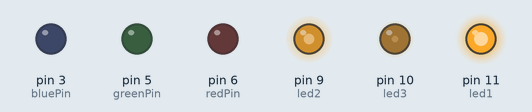
This sketch was run on a simulated Arduino Uno, built with avr-gcc and run on an emulated ATmega328P. Parts: output pins drawn as LEDs (lit = HIGH).

Above: at 0.1 s.
Timing chart, 0 to 1.6 s (numbered marks = the images above):
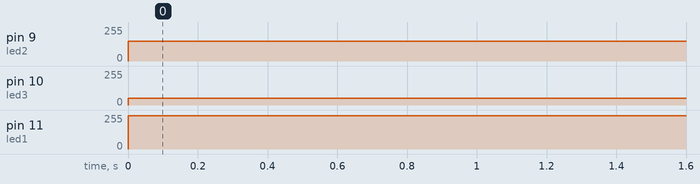

The sketch:

sketch_feb17a.ino
```cpp
//define color pins
const int redPin = 6;
const int greenPin = 5;
const int bluePin = 3;
//define GND's pin
const int led3 = 10;
const int led1 = 11;
const int led2 = 9;
//define colors
int red;
int green;
int blue;
//define Brightnesses
int Br1;
int Br2;
int Br3;

void setup() {
  pinMode(redPin, OUTPUT);
  pinMode(greenPin, OUTPUT);
  pinMode(bluePin, OUTPUT);
  pinMode(led1, OUTPUT);
  pinMode(led2, OUTPUT);
  pinMode(led3, OUTPUT);
  analogWrite(redPin, 0);
  analogWrite(greenPin, 0);
  analogWrite(bluePin, 0);
  analogWrite(led1, 0);
  analogWrite(led2, 0);
  analogWrite(led3, 0);

}

void loop() {
  red = 0;
  green = 0;
  blue = 0;
  Br1 = 250;
  Br2 = 150;
  Br3 = 50;
  analogWrite(redPin, red);
  analogWrite(greenPin, green);
  analogWrite(bluePin, blue);
  analogWrite(led1, Br1);
  analogWrite(led2, Br2);
  analogWrite(led3, Br3);


}
```

Measured:
- by itself, pin 9 (led2): 0/255 → 150/255 at 0.00 s
- by itself, pin 10 (led3): 0/255 → 50/255 at 0.00 s
- by itself, pin 11 (led1): 0/255 → 250/255 at 0.00 s
